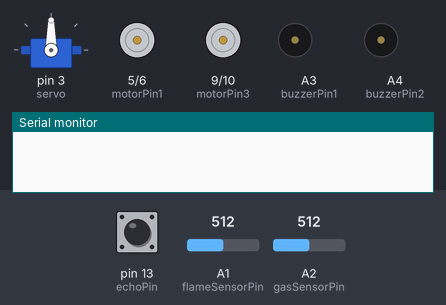
Simulated run of this sketch. Board: Arduino Uno, built with avr-gcc and run on an emulated ATmega328P. Shown: servo, motor-driver pin pairs drawn as motors (green arrow = first pin HIGH = forward, orange = second pin HIGH = backward, longer = more drive), buzzer (waves = sounding, pin HIGH), the last lines printed to the serial monitor. The test bench sets the inputs (shaded band); at power-on: A1 (flameSensorPin) = 512, pin 13 (echoPin) LOW, A2 (gasSensorPin) = 512. Pins used as bus, display or sensor lines are not drawn.

Above: at 0.1 s.
1.3 s: A1 (flameSensorPin) set to 27
At 3.4 s:
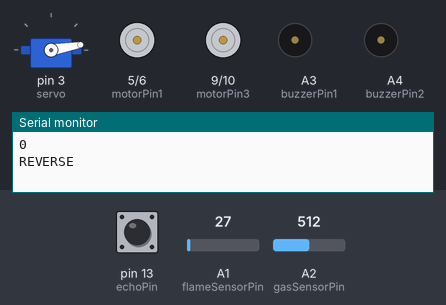
8.0 s: A1 (flameSensorPin) set to 22
At 15.4 s:
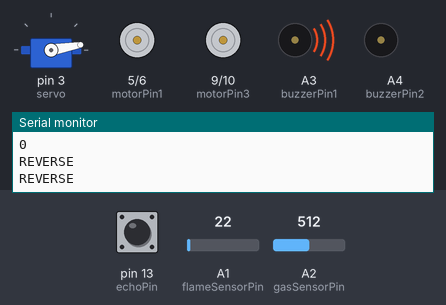
18.5 s: A1 (flameSensorPin) set to 10
22.0 s: pin 13 (echoPin) pulsed HIGH 2 times (0.12 s each, 0.3 s apart)
At 26.49 s:
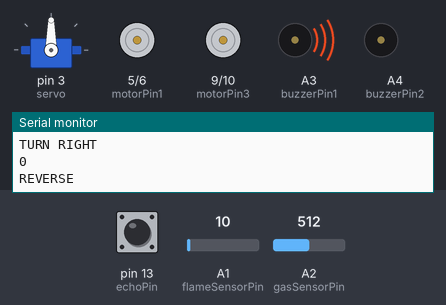
Timing chart, 0 to 26.6 s (numbered marks = the images above; inputs shaded):
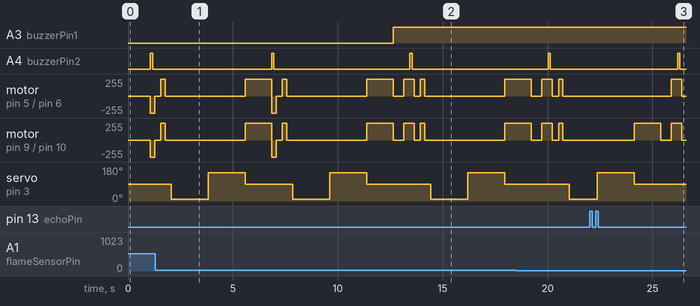

The sketch:

two_si.ino
```cpp
// Import library for SERVOMOTOR
#include <Servo.h>

// Set ULTRASONIC SENSOR variables
long _duration;
int _distance;
int distance;


// Set ULTRASONIC SENSOR pins
const int trigPin = 12;
const int echoPin = 13;

// Set DC MOTOR pins
const int motorPin1 = 5; // Left motor forward
const int motorPin2 = 6; // Left motor backward
const int motorPin3 = 9; // Right motor forward
const int motorPin4 = 10; // Right motor backward

// Set FLAME SENSOR pin
const int flameSensorPin = A1;

// Set GAS SENSOR pin
const int gasSensorPin = A2;

// Set BUZZER pins
const int buzzerPin1 = A3;
const int buzzerPin2 = A4;

// Initialize SERVOMOTOR pin and attributes with Servo constructor
Servo servo;

// Initialize variables for left and right distances.
int distanceRight, distanceLeft;

// Initialize variable for flame and gas sensor values
int isFlame;
int isGas;

// Initialize functions to avoid undefined function errors
int getDistance(int delay_1, int delay_2);
int lookRight();
int lookLeft();
void turnLeft(int delay_ms);
void turnRight(int delay_ms);
void Forward(int delay_ms);
void Reverse(int delay_ms);
void Stop(int delay_ms);

void setup() {

    // Initialize ULTRASONIC SENSOR pins
    pinMode(trigPin, OUTPUT);
    pinMode(echoPin, INPUT);

    // Initialize DC MOTOR pins as outputs
    pinMode(motorPin1, OUTPUT);
    pinMode(motorPin2, OUTPUT);
    pinMode(motorPin3, OUTPUT);
    pinMode(motorPin4, OUTPUT);

    // Initialize FLAME SENSOR pin as input
    pinMode(flameSensorPin, INPUT);

    // Initialize GAS SENSOR pin as input
    pinMode(gasSensorPin, INPUT);

    // Initialize BUZZER pins as output
    pinMode(buzzerPin1, OUTPUT);
    pinMode(buzzerPin2, OUTPUT);

    // Set baud rate (per second)
    Serial.begin(9600);

    // Attach a servomotor to pin
    servo.attach(3);
}

void loop()
{
    // Calculate distance in front and print in serial monitor
    distance = getDistance(20, 50);
    Serial.println(distance);

    // Set default movement to forward motion
    Forward(0);

    //Flame Sensor Operation
    isFlame = analogRead(flameSensorPin);  // Read the presence of flame
    isFlame = map(isFlame, 0, 1023, 255, 0); // Map input value to output of 0-255 in case of analog optimization

    // Turn buzzer in presence of flame and off if otherwise.
    if (isFlame >= 250) {
        digitalWrite(buzzerPin1, isFlame);
        Stop(500);
        Reverse(300);
    }
    else {
        digitalWrite(buzzerPin1, 0);
    }


    //Gas Sensor Operation
    isGas = analogRead(gasSensorPin); // Read the presence of smoke or flammable gas
    isGas = map(isGas, 0, 1023, 0, 255); // Map input value to output of 0-255 in case of analog optimization

    // Turn the buzzer on and off in regular intervals in presence of flame or flammable gas and off if otherwise.
    if (isGas >= 70) {
      digitalWrite(buzzerPin2, isGas);
      delay(100);
      digitalWrite(buzzerPin2, 0);
      delay(100);
    }
    else {
      digitalWrite(buzzerPin2, 0);
    }

    /*
     * Ultrasonic Sensor and DC Motor Integration
     *
     * Stop, reverse, stop, then determine left and right distances when front distance is less than 20cm.
     * Reverse if distances in both direction is less than 20cm.
     * Turn left if left distance is greater than right distance.
     * Turn right if right distance is greater than left distance.
     *
     * Amount of turn depends on motion_duration parameter.
     */

    int motion_duration = 200;

    if (distance < 20) {
        Stop(300);
        Reverse(200);
        Stop(300);

        distanceRight = lookRight();
        distanceLeft = lookLeft();

        if (distanceLeft < 20 && distanceRight < 20) {
            for (int Start = millis(); (millis() - Start) < motion_duration; ) {
            Reverse(100);
            }
        }

        else if (distanceLeft > distanceRight) {
            for (int Start = millis(); (millis() - Start) < motion_duration; ) {
            turnLeft(100);
            }
        }

        else if (distanceRight > distanceLeft) {
            for (int Start = millis(); (millis() - Start) < motion_duration; ) {
            turnRight(100);
            }
        }
    }
}

/*
 * Motor movements logic
 *
 * STOP -     turn off motors.
 * FORWARD -  turn on forward direction outputs (IN1)
 * REVERSE -  turn on backward direction outputs (IN2)
 * TURNLEFT - turn on forward direction for right motor (IN1)
 *            while left motor is off
 * TURNRIGHT -turn on forward direction for left motor (IN1)
 *            while right motor is off
 */

void Stop(int delay_ms){
    digitalWrite(motorPin1, LOW);
    digitalWrite(motorPin2, LOW);
    digitalWrite(motorPin3, LOW);
    digitalWrite(motorPin4, LOW);
    delay(delay_ms);
}

void Forward(int delay_ms){
    digitalWrite(motorPin1, LOW);
    digitalWrite(motorPin2, HIGH);
    digitalWrite(motorPin3, LOW);
    digitalWrite(motorPin4, HIGH);
    delay(delay_ms);
}

void Reverse(int delay_ms){
    digitalWrite(motorPin1, HIGH);
    digitalWrite(motorPin2, LOW);
    digitalWrite(motorPin3, HIGH);
    digitalWrite(motorPin4, LOW);
    Serial.println("REVERSE");
    delay(delay_ms);
}

void turnLeft(int delay_ms){
    digitalWrite(motorPin1, HIGH);
    digitalWrite(motorPin2, LOW);
    digitalWrite(motorPin3, LOW);
    digitalWrite(motorPin4, LOW);
    Serial.println("TURN LEFT");
    delay(delay_ms);
}

void turnRight(int delay_ms){
    digitalWrite(motorPin1, LOW);
    digitalWrite(motorPin2, LOW);
    digitalWrite(motorPin3, HIGH);
    digitalWrite(motorPin4, LOW);
    Serial.println("TURN RIGHT");
    delay(delay_ms);
}

int lookLeft() {
    /*
    * Calculate the distance of the left horizon.
    *
    * Rotate servomotor to face left side.
    * Apply a delay and get its distance with getDistance function.
    * Apply a delay and return the servomotor back to equilibrium position.
    * Return the distance.
    */
    servo.write(150);
    delay(500);
    distance = getDistance(2, 5);
    delay(250);
    servo.write(90);
    return distance;
}

int lookRight() {
   /*
    * Calculate the distance of the right horizon.
    *
    * Rotate servomotor to face right side.
    * Apply a delay and get its distance with getDistance function.
    * Apply a delay and return the servomotor back to equilibrium position.
    * Return the distance.
    */
    servo.write(10);
    delay(500);
    distance = getDistance(2, 5);
    delay(250);
    servo.write(90);
    return distance;
}


int getDistance(int delay_1, int delay_2) {
   /*
   * ULTRASONIC SENSOR logic
   *
   * delay_1 (int) - delay in ms before trigerring a pulse
   * delay_2 (int) - delay in ms before stop sending a pulse
   *
   * trigPin -> Send signals at speed of sound (343 m/s)
   * echoPin -> Receive signals as a duration of time elapsed
   *
   * Initialize trigPin to NOT send a signal.
   * Apply a delay and SEND a signal.
   * Apply a delay and TURN OFF the trigPin.
   * Measure the time elapsed and calculate the distance using d = vt.
   * Return the distance.
   */
    digitalWrite(trigPin, LOW);
    delay(delay_1);
    digitalWrite(trigPin, HIGH);
    delay(delay_2);
    digitalWrite(trigPin, LOW);
    _duration = pulseIn(echoPin, HIGH);
    _distance = _duration*0.034/2;
    return _distance;
}
```

Measured:
- the behaviour switches between 25 and 24 on A1 (flameSensorPin) (found by bisection; images 1 and 2)
- after the input at 8.0 s, A3 (buzzerPin1): LOW → HIGH after 4.6 s
- after the input at 22.0 s, A4 (buzzerPin2): LOW → HIGH after 4.2 s, → LOW 0.10 s later
